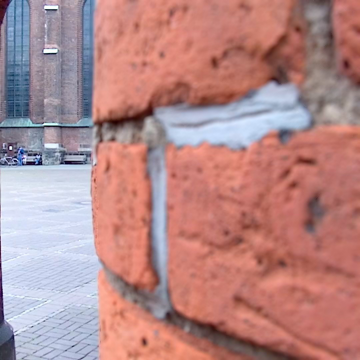
%> input picture image_22.png, 360 x 360 px
$ octave demo_one_image_3.m   (GNU Octave 9; MATLAB toolbox functions it lacks are replaced by stand-ins)
%> lines starting %> are read from the running program, lines starting %| are printed output that depends on the picture
### blur_estimate_our.m
function [psf, spsf_filtered, edge_map] = blur_estimate_our(im)
%%
%   @input: im, Colorful RGB image at scale [0,1]
%   @output: psf, Estmated defocus blur map
%            spsf_filtered, Sparse defocus blur map
%            edge_map, Estimated reliable edge map
%
%   written by Ali Karaali, alixkaraali@gmail.com

    % important parameters
    sigmas = 1:0.5:5;
    std1 = 1;


    % working on one channel images
    if size(im,3) == 3
        gI_im = rgb2ycbcr(im);
        gI = gI_im(:,:,1).^2.4;
    else
        gI = im;
    end

    % Edge detection on multiple scales
    [H,W] = size(gI);
    edges = zeros(H, W, 9);
    k = 1;
    for i1 = 1 : 0.5 : 5
        edges(:,:,k) = edge(gI, 'Canny', [], i1);
        k = k + 1;
    end

    et4 = sum(edges(:,:,1:4), 3);
    edge_map = et4 == 4;


    ind = find(edge_map ~= 0);
    et = sum(edges, 3);


    max_blur = 5;
    pad_size = (2*ceil(2 * max_blur)) + 1;
    % padding for filtering
    padded_gI = padarray(gI, [pad_size pad_size], 'symmetric');

    spsf = zeros(H,W);
    sigmamatrix = zeros(H,W);


    for ii = 1 : length(ind)
        [rowno, colno] = ind2sub([H,W], ind(ii)); % edge point
        % at which scales this edge point appears ?
        ep = reshape(edges(rowno, colno, :), 1, 9);

        d = diff(ep);
        b = find(d == -1);
        if ~isempty(b)
            chosen_sigma = b(1);
        else
            chosen_sigma = 9;
        end
        sigmamatrix(ind(ii)) = 0.5*(sigmas(chosen_sigma));
    end

    %figure; imagesc(sigmamatrix); colorbar;

    %  Estimate blur amount for each edge point
    for jj = 1 : length(ind)
        [rowno, colno] = ind2sub([H,W], ind(jj)); % edge point
        std2 = sigmamatrix(ind(jj)) ;

      %%
        sizegaus = (2*ceil(2 * std2))+1;
        rowno_padded = pad_size + rowno;
        colno_padded = pad_size + colno;
        [X2, Y2] = meshgrid(-sizegaus:sizegaus);
        gx1 = g1x(X2, Y2, std1);
        gy1 = g1y(X2, Y2, std1);
        gx2 = g1x(X2, Y2, std2);
        gy2 = g1y(X2, Y2, std2);
        window = padded_gI(rowno_padded-sizegaus:rowno_padded+sizegaus, ...
                           colno_padded-sizegaus:colno_padded+sizegaus);


        gimx1_edgepoint = sum(sum(window .* gx1));
        gimy1_edgepoint = sum(sum(window .* gy1));
        gimx2_edgepoint = sum(sum(window .* gx2));
        gimy2_edgepoint = sum(sum(window .* gy2));

        edgepoint_mag1 = sqrt(gimx1_edgepoint.^2 + gimy1_edgepoint.^2);
        edgepoint_mag2 = sqrt(gimx2_edgepoint.^2 + gimy2_edgepoint.^2);

        R = edgepoint_mag1 ./ edgepoint_mag2;

        edge_point_psf = sqrt((R.^2 * std1^2 - std2^2)/ (1 - R.^2));
        spsf(ind(jj)) = edge_point_psf;

    end

    % Get rid of outliers
    spsf(spsf ~= real(spsf)) = 0;
    spsf(spsf>5) = 5;


    % Edge consistency filtering
    cc_edge = bwlabel(edge_map);
    cc_count = max(max(cc_edge)); % connected edge count

    C1 = zeros(H,W) + et;
    C2 = ones(H,W)  + et;

    gamma = 10;

    spsf_filtered = zeros(H,W);
    range = 1;
    for k = 1 : cc_count
        %fprintf(1, 'loop no : %d\n', k);
        indices = find(cc_edge==k);

        cc1 = C1(indices);
        cc2 = C2(indices);
        A = zeros(length(indices), length(indices));
        for i = 1 : length(indices)
            found_leftu = find(indices == indices(i) - H - 1);
            found_up = find(indices == indices(i) - 1);
            found_rightu = find(indices == indices(i) + H - 1);
            found_left = find(indices == indices(i) - H);
            found_right = find(indices== indices(i) + H);
            found_leftd = find(indices == indices(i) - H + 1);
            found_down = find(indices == indices(i) + 1);
            found_rightd = find(indices == indices(i) + H + 1);

            % Finding the existing neighbours
            neighbours = zeros(1,8);
            if ~isempty(found_leftu)
                neighbours(1) = 1;
                A(i, found_leftu) = -2*gamma;
            end
            if ~isempty(found_up)
                neighbours(2) = 1;
                A(i, found_up) = -2*gamma;
            end
            if ~isempty(found_rightu)
                neighbours(3) = 1;
                A(i, found_rightu) = -2*gamma;
            end
            if ~isempty(found_left)
                neighbours(4) = 1;
                A(i, found_left) = -2*gamma;
            end
            if ~isempty(found_right)
                neighbours(5) = 1;
                A(i, found_right) = -2*gamma;
            end
            if ~isempty(found_leftd)
                neighbours(6) = 1;
                A(i, found_leftd) = -2*gamma;
            end
            if ~isempty(found_down)
                neighbours(7) = 1;
                A(i, found_down) = -2*gamma;
            end
            if ~isempty(found_rightd)
                neighbours(8) = 1;
                A(i, found_rightd) = -2*gamma;
            end

            neighbour_count = sum(neighbours,2);
            A(i , i) = neighbour_count*2*gamma +1+cc1(i);
        end


        b = spsf(indices) .* cc2;
        range = range + length(indices);
        spsf_filtered(indices) = A \ b;

    end
    % Propagate the blur amount from edge location to whole image
    psf = EdgeAwareInterpolation(im, spsf_filtered, edge_map);
end

### g1x.m
function g = g1x(x,y,s1)

s1sq = s1.^2;
g = -(x./(2*pi*s1sq.^2)) .* exp(-(x.^2 + y.^2)./(2*s1sq));

### g1y.m
function g = g1y(x,y,s1)

s1sq = s1.^2;
g = -(y./(2*pi*s1sq.^2)) .* exp(-(x.^2 + y.^2)./(2*s1sq));

### EdgeAwareInterpolation.m
function denseDMap = EdgeAwareInterpolation(Iref, sparseDMap, edgeMap)
 %%
 %   @input: Iref, Original RGB Image at scale [0,1]
 %           sparseDMap, Estimated sparse defocus blur map
 %           edgeMap, Estimated reliable edge map
 %   @output: denseDMap, Full defocus blur map
 %   written by Ali Karaali, alixkaraali@gmail.com

    [H,W] = size(edgeMap);
    I = sparseDMap;
    mask = double(edgeMap);

    sigma_s = min(H,W)/8;

    sigma_r = 3.75;
    niter = 5;

    Iref = RF(Iref, 7, 0.5, niter);

    F_ic    = RF(I.*mask, sigma_s, sigma_r, niter, Iref);
    mask_ic = RF(mask, sigma_s, sigma_r, niter, Iref);
    denseDMap = F_ic./mask_ic;

end

### demo_one_image_3.m

numC = 20;
load map_22.mat;  % ('Non-parametric blur map regression for depth of field extension')
load convertion.mat % ('Non-parametric blur map regression for depth of field extension')
Iuint= imread('image_22.png'); % ('Non-parametric blur map regression for depth of field extension')
%> Iuint is the input picture: size 360x360x3 uint8; mean R, G, B 181.4, 137, 137.2
Iuint = Iuint(:,1:end-numC,:);
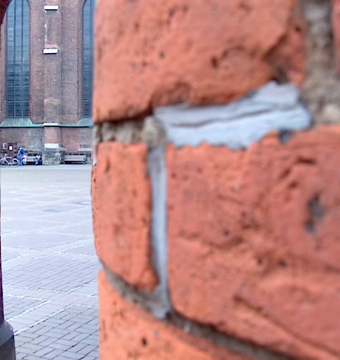
%> Iuint: size 360x340x3 uint8; mean R, G, B 181.5, 138.4, 139.1
Idouble = im2double(Iuint);


[psf, sparse_psf, reliable_edge_map] = blur_estimate_our(Idouble);
%> in blur_estimate_our, `gI_im = rgb2ycbcr(im);`: gI_im: size 360x340x3 double; mean of channels 1, 2, 3 0.573, 0.478, 0.576
%> in blur_estimate_our, `gI = gI_im(:,:,1).^2.4;`:
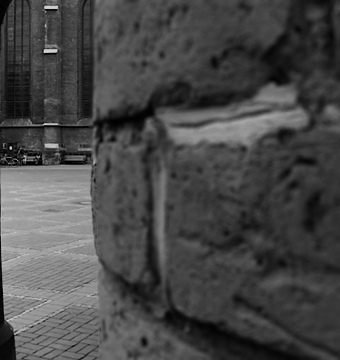
%> gI: size 360x340 double; min 0.00207, max 0.822, mean 0.285
%> after the loop in blur_estimate_our, `for i1 = 1 : 0.5 : 5`: k = 10
%> in blur_estimate_our, `edge_map = et4 == 4;`:
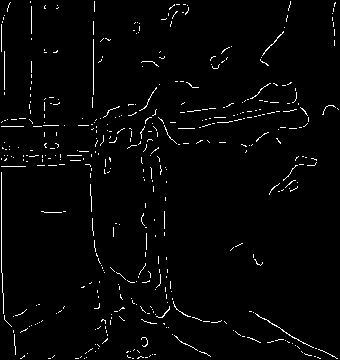
%> edge_map: size 360x340 logical; 2.3% white in thin lines or dots
%> in blur_estimate_our, `ind = find(edge_map ~= 0);`: ind = 2783 values from 385 to 121790
%> in blur_estimate_our, `padded_gI = padarray(gI, [pad_size pad_size], 'symmetric');`:
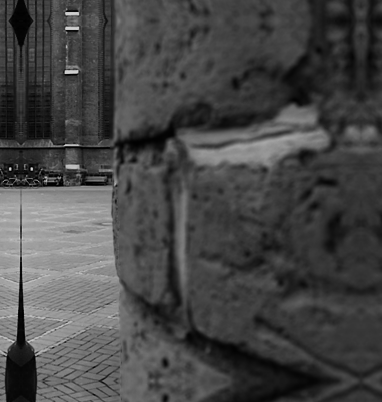
%> padded_gI: size 402x382 double; min 0.00207, max 0.822, mean 0.279
%> the loop in blur_estimate_our, `for ii = 1 : length(ind)` made 2783 passes
%> (rowno, ep, d, b, chosen_sigma) on passes 27 to 38: (51, [1 1 1 1 1 1 1 0 0], [0 0 0 0 0 0 -1 0], 7, 7), (52, [1 1 1 1 1 0 0 0 0], [0 0 0 0 -1 0 0 0], 5, 5), (123, [1 1 1 1 1 0 0 0 0], [0 0 0 0 -1 0 0 0], 5, 5), (127, [1 1 1 1 1 1 1 0 0], [0 0 0 0 0 0 -1 0], 7, 7), (159, [1 1 1 1 1 0 0 0 0], [0 0 0 0 -1 0 0 0], 5, 5), (160, [1 1 1 1 1 0 0 0 0], [0 0 0 0 -1 0 0 0], 5, 5), (167, [1 1 1 1 0 0 0 0 0], [0 0 0 -1 0 0 0 0], 4, 4), (173, [1 1 1 1 0 0 0 0 0], [0 0 0 -1 0 0 0 0], 4, 4), (174, [1 1 1 1 1 0 0 0 0], [0 0 0 0 -1 0 0 0], 5, 5), (175, [1 1 1 1 1 1 0 0 0], [0 0 0 0 0 -1 0 0], 6, 6), (176, [1 1 1 1 1 1 1 0 0], [0 0 0 0 0 0 -1 0], 7, 7), (177, [1 1 1 1 1 1 1 1 0], [0 0 0 0 0 0 0 -1], 8, 8)
%> (rowno, ep, d, chosen_sigma) on passes 1 to 6: (25, [1 1 1 1 1 1 1 1 1], [0 0 0 0 0 0 0 0], 9), (26, [1 1 1 1 1 1 1 1 1], [0 0 0 0 0 0 0 0], 9), (27, [1 1 1 1 1 1 1 1 1], [0 0 0 0 0 0 0 0], 9), (28, [1 1 1 1 1 1 1 1 1], [0 0 0 0 0 0 0 0], 9), (29, [1 1 1 1 1 1 1 1 1], [0 0 0 0 0 0 0 0], 9), (30, [1 1 1 1 1 1 1 1 1], [0 0 0 0 0 0 0 0], 9)
%> after the loop in blur_estimate_our, `for ii = 1 : length(ind)`:
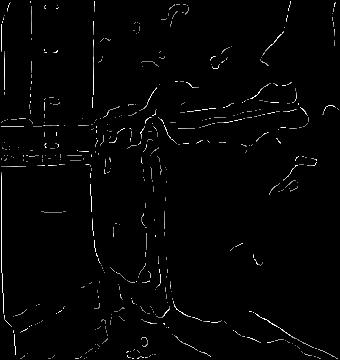
%> sigmamatrix: size 360x340 double; min 0, max 2.5, mean 0.0411; drawn with min black and max white
%> after the loop in blur_estimate_our, `for ii = 1 : length(ind)`: chosen_sigma = 5
%> the loop in blur_estimate_our, `for jj = 1 : length(ind)` made 2783 passes
%> (gimx1_edgepoint, gimy1_edgepoint, gimx2_edgepoint, gimy2_edgepoint, edgepoint_mag1, edgepoint_mag2, R) on passes 1 to 3: (-0.0659, -0.0454, -0.0135, -0.0175, 0.08, 0.0221, 3.61), (-0.0742, -0.0361, -0.0114, -0.0164, 0.0825, 0.02, 4.13), (-0.0739, -0.0209, -0.00942, -0.0136, 0.0768, 0.0166, 4.64)
%> pass 1, in g1y (call 2), `g = -(y./(2*pi*s1sq.^2)) .* exp(-(x.^2 + y.^2)./(2*s1sq));`:
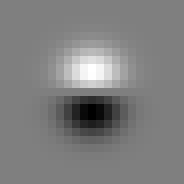
%> g: size 23x23 double (shown 8 times larger); min -0.00595, max 0.00595, mean 0; drawn with min black and max white
%> in blur_estimate_our, `spsf(spsf>5) = 5;`: spsf: size 360x340 double; min 0, max 5, mean 0.0286
%> in blur_estimate_our, `cc_edge = bwlabel(edge_map);`:
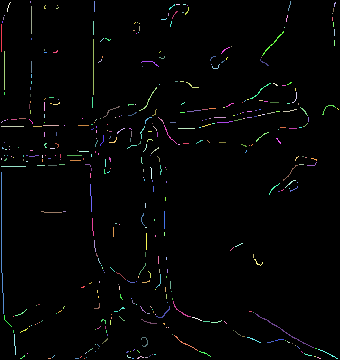
%> cc_edge: size 360x340 double; 440 distinct labels, from 0 to 439; one colour per label, 0 black
%> in EdgeAwareInterpolation, `mask = double(edgeMap);`: mask: size 360x340 double; values 0 (black) and 1 (white), 2.3% white in thin lines or dots
%> the run ends on the next line
